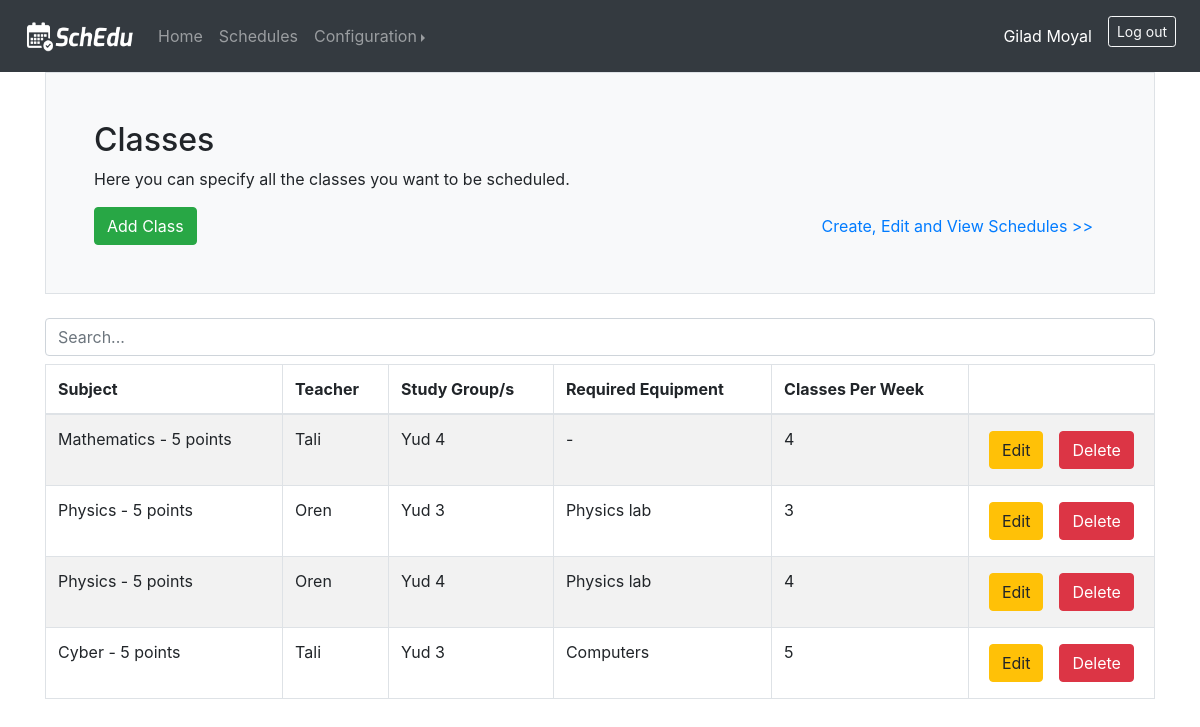
Page /classes (signed in) on the committed database.
### web_app/models.py (models this page shows, shortened)
class User(db.Model, UserMixin):
    id = db.Column(db.Integer, primary_key=True)
    email = db.Column(db.String(150), unique=True)
    name = db.Column(db.String(150))
    password = db.Column(db.String(150))
    classtimes = db.relationship('ClassTime', backref='user')
    days = db.relationship('Day', backref='user')
    classrooms = db.relationship('Classroom', backref='user')
    equipments = db.relationship('Equipment', backref='user')
    subjects = db.relationship('Subject', backref='user')
    students_groups = db.relationship('StudentsGroup', backref='user')
    teachers = db.relationship('Teacher', backref='user')
    classes = db.relationship('CourseClass', backref='user')
    schedules = db.relationship('Schedule', backref='user')

class CourseClass(db.Model):
    class_id = db.Column(db.Integer, primary_key=True)
    subject_id = db.Column(db.Integer, db.ForeignKey('subject.subject_id'))
    teacher_id = db.Column(db.Integer, db.ForeignKey('teacher.teacher_id'))
    equipment_id = db.Column(db.Integer, db.ForeignKey('equipment.equipment_id'))
    equipment_required = db.relationship('Equipment', uselist=False, back_populates='course_class')
    num_per_week = db.Column(db.Integer)
    user_id = db.Column(db.Integer, db.ForeignKey('user.id'))
    schedule_id = db.Column(db.Integer, db.ForeignKey('schedule.schedule_id'))
    day_id = db.Column(db.Integer, db.ForeignKey('day.day_id'))
    class_time_id = db.Column(db.Integer, db.ForeignKey('class_time.class_time_id'))
    classroom_id = db.Column(db.Integer, db.ForeignKey('classroom.classroom_id'))

class Subject(db.Model):
    subject_id = db.Column(db.Integer, primary_key=True)
    name = db.Column(db.String(20))
    level = db.Column(db.Integer)
    teaching_subjects = db.relationship('Teacher', secondary=teachers_subjects, backref=db.backref('subjects', lazy='dynamic'))
    studied_subjects = db.relationship('StudentsGroup', secondary=groups_subjects, backref=db.backref('subjects', lazy='dynamic'))
    classes = db.relationship('CourseClass', backref='subject')
    user_id = db.Column(db.Integer, db.ForeignKey('user.id'))
    schedule_id = db.Column(db.Integer, db.ForeignKey('schedule.schedule_id'))
    def __str__(self):
        return f"{self.name} - {self.level} points"

class Teacher(db.Model):
    teacher_id = db.Column(db.Integer, primary_key=True)
    name = db.Column(db.String(20))
    classes = db.relationship('CourseClass', backref='teacher')
    user_id = db.Column(db.Integer, db.ForeignKey('user.id'))
    schedule_id = db.Column(db.Integer, db.ForeignKey('schedule.schedule_id'))

class StudentsGroup(db.Model):
    group_id = db.Column(db.Integer, primary_key=True)
    name = db.Column(db.String(20))
    num_students = db.Column(db.Integer)
    participating_groups = db.relationship('CourseClass', secondary=classes_groups, backref=db.backref('students_groups', lazy='dynamic'))
    user_id = db.Column(db.Integer, db.ForeignKey('user.id'))
    schedule_id = db.Column(db.Integer, db.ForeignKey('schedule.schedule_id'))

class Equipment(db.Model):
    equipment_id = db.Column(db.Integer, primary_key=True)
    computers_lab = db.Column(db.Boolean)
    physics_lab = db.Column(db.Boolean)
    chemistry_lab = db.Column(db.Boolean)
    biology_lab = db.Column(db.Boolean)
    course_class = db.relationship('CourseClass', back_populates='equipment_required')
    classroom = db.relationship('Classroom', back_populates='equipment')
    user_id = db.Column(db.Integer, db.ForeignKey('user.id'))
    schedule_id = db.Column(db.Integer, db.ForeignKey('schedule.schedule_id'))
    def __str__(self):
        has_equipment = False
        description = ""
        if self.computers_lab:
            description += "Computers"
            has_equipment = True
        if self.physics_lab:
            if has_equipment:
                description += ", Physics lab"
            else:
                description += "Physics lab"
                has_equipment = True
        if self.chemistry_lab:
            if has_equipment:
                description += ", Chemistry lab"
            else:
                description += "Chemistry lab"
                has_equipment = True
        if self.biology_lab:
            if has_equipment:
                description += ", Biology lab"
            else:
                description += "Biology lab"
                has_equipment = True
        if not has_equipment:
            description += " - "
        return description

### web_app/views.py (the view)
@views.route('/classes', methods=['GET', 'POST'])
@login_required
def classes():
    if request.method == 'POST':
        subject = Subject.query.get(request.form['subject_id'])
        teacher = Teacher.query.get(request.form['teacher_id'])
        computers_lab = equipment_options[0] in request.form
        physics_lab = equipment_options[1] in request.form
        chemistry_lab = equipment_options[2] in request.form
        biology_lab = equipment_options[3] in request.form
        equipment_required = Equipment(computers_lab=computers_lab, physics_lab=physics_lab, chemistry_lab=chemistry_lab, biology_lab=biology_lab, user=current_user)
        db.session.add(equipment_required)
        db.session.flush()
        num_per_week = int(request.form['num_per_week'])
        new_class = CourseClass(subject=subject, teacher=teacher, equipment_required=equipment_required, num_per_week=num_per_week, user=current_user)
        db.session.add(new_class)
        db.session.flush()
        for group_id in request.form.getlist('group_ids'):
            new_class.students_groups.append(StudentsGroup.query.get(group_id))
        db.session.commit()
        return redirect(url_for('views.classes'))
    else:
        subjects = current_user.subjects
        teachers = current_user.teachers
        groups = current_user.students_groups
        classes = current_user.classes
        return render_template('classes.html', user=current_user, classes=classes, subjects=subjects, teachers=teachers, groups=groups, equipment_options=equipment_options)

### web_app/templates/classes.html (shortened to what this page needs)
{% extends 'base.html' %}
{% block body %}
    <div class="h-100 p-5 bg-light border rounded-3">
        <h2>Classes</h2>
        <p>Here you can specify all the classes you want to be scheduled.</p>
        <div class="row">
            <div class="col">
                <button type="button" class="btn btn-success" data-toggle="modal" data-target="#addModal">Add Class</button>
            </div>
            <div class="col text-right">
                <a type="button" class="btn btn-link" href="{{ url_for('views.schedules') }}">Create, Edit and View Schedules >></a>
            </div>
        </div>
    </div>
    <br>
    {% if classes|length > 0 %}
        <input class="form-control mb-2" id="myInput" type="text" placeholder="Search...">
        <div class="table-responsive-md">
            <table class="table table-bordered table-striped">
                <thead>
                <tr>
                    <th>Subject</th>
                    <th>Teacher</th>
                    <th>Study Group/s</th>
                    <th>Required Equipment</th>
                    <th>Classes Per Week</th>
                    <th></th>
                </tr>
                </thead>
                <tbody id="myTable">
                {% for current_class in classes %}
                    <tr>
                        <td>{{ current_class.subject.__str__() }}</td>
                        <td>{{ current_class.teacher.name }}</td>
                        <td>
                            {% for group in current_class.students_groups %}
                                {{ group.name }}
                            {% endfor %}
                        </td>
                        <td>{{ current_class.equipment_required.__str__() }}</td>
                        <td>{{ current_class.num_per_week }}</td>
                        <td>
                            <div class="row justify-content-center">
                                <form method="post" action="{{ url_for('views.edit_class') }}">
                                    <button class="btn btn-warning ml-2 mr-2 mt-1 mb-1" type="submit">Edit</button>
                                </form>
                                <form method="post" action="{{ url_for('views.delete_class') }}">
                                    <button class="btn btn-danger mr-2 ml-2 mt-1 mb-1" type="submit">Delete</button>
                                </form>
                            </div>
                        </td>
                    </tr>
                {% endfor %}
                </tbody>
            </table>
        </div>
    {% else %}
        <h6>Currently there are no classes</h6>
    {% endif %}
{% endblock %}

### web_app/templates/base.html (shortened to what this page needs)
<!DOCTYPE html>
<html lang="en">
<head>
    <link rel="stylesheet" href="https://stackpath.bootstrapcdn.com/bootstrap/4.3.1/css/bootstrap.min.css">
    <link rel="stylesheet" href="https://cdn.jsdelivr.net/npm/bootstrap-select@1.13.14/dist/css/bootstrap-select.min.css">
</head>
<body>
    <nav class="navbar navbar-expand-lg navbar-dark bg-dark">
        <a class="navbar-brand ml-2" href="{{url_for('views.home')}}">
          <img src="/static/photos/navbarLogo.png" width="110" height="32" alt="">
        </a>
        <div class="collapse navbar-collapse" id="navbar">
          {% if user.is_authenticated %}
            <ul class="navbar-nav mr-auto">
              <li class="nav-item">
                <a class="nav-link" href="{{url_for('views.home')}}">Home <span class="sr-only">(current)</span></a>
              </li>
              <li class="nav-item">
                <a class="nav-link" href="{{ url_for('views.schedules') }}">Schedules</a>
              </li>
              <li class="nav-item dropdown">
                <div class="btn-group dropright">
                  <a class="nav-link dropdown-toggle" href="http://example.com" id="dropdown01" data-toggle="dropdown" aria-haspopup="true" aria-expanded="false">Configuration</a>
                </div>
              </li>
            </ul>
            <ul class="navbar-nav ml-auto">
              <li class="nav-item active">
                <a class="nav-link mr-2 mt-2 mb-2">{{ user.name }}<span class="sr-only">(current)</span></a>
              </li>
              <li class="nav-item">
                <a class="btn btn-outline-light mr-2 mt-2 mb-2 btn-sm" href="{{ url_for('auth.logout') }}">Log out</a>
              </li>
            </ul>
          {% endif %}
        </div>
    </nav>
    <div class="container">
      {% block body %} {% endblock %}
    </div>
</body>
</html>

### rows in the picture
User: name "Gilad Moyal"
CourseClass: subject.__str__ "Mathematics - 5 points", teacher.name "Tali", equipment_required.__str__ "-", num_per_week "4"
StudentsGroup: name "Yud 4"
CourseClass: subject.__str__ "Physics - 5 points", teacher.name "Oren", equipment_required.__str__ "Physics lab", num_per_week "3"
StudentsGroup: name "Yud 3"
CourseClass: subject.__str__ "Physics - 5 points", teacher.name "Oren", equipment_required.__str__ "Physics lab", num_per_week "4"
CourseClass: subject.__str__ "Cyber - 5 points", teacher.name "Tali", equipment_required.__str__ "Computers", num_per_week "5"
